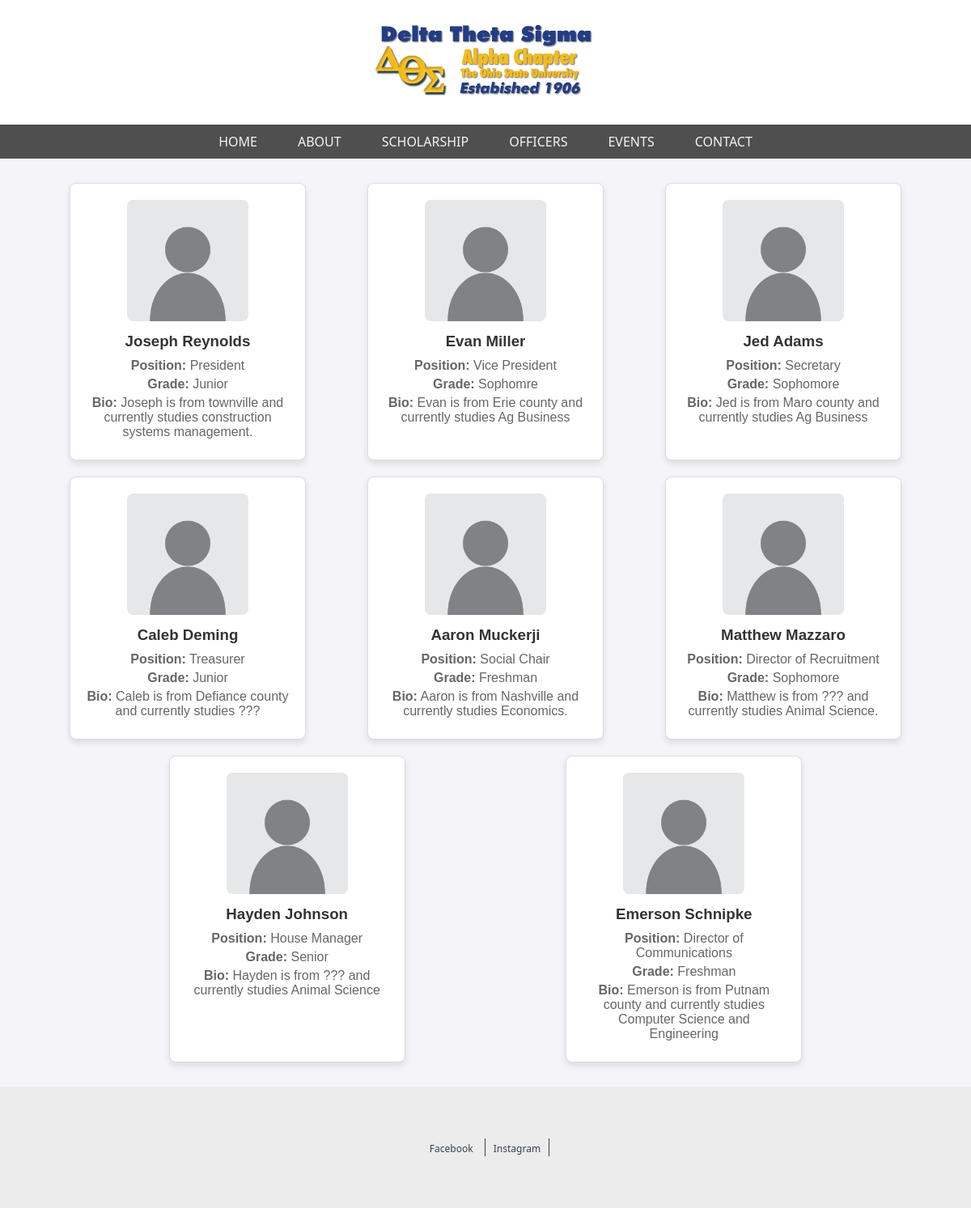
Page /officers.php on the earlier database version.
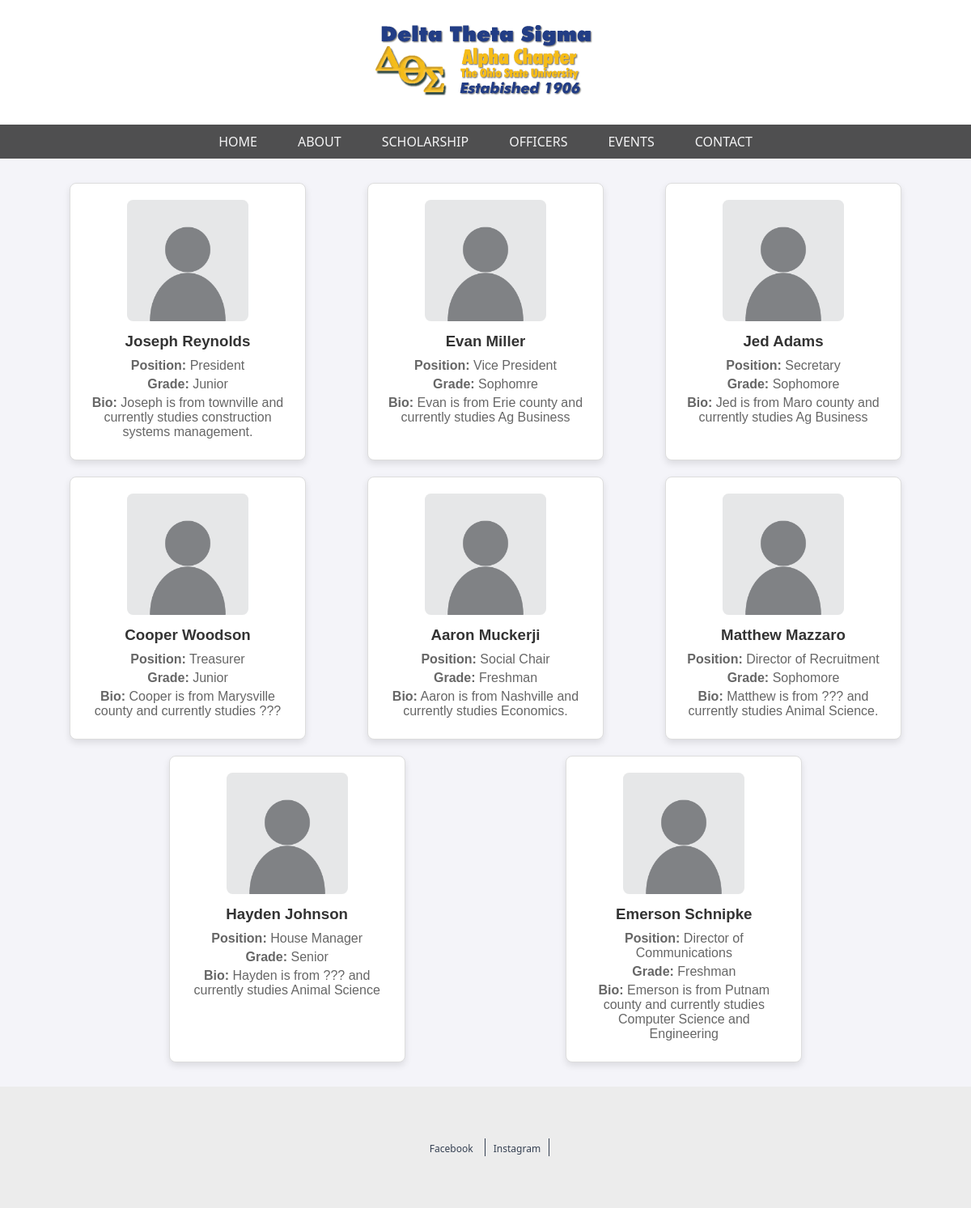
Same page on the later database version.
### tables this page shows
CREATE TABLE `officers` (
  `id` int(11) NOT NULL,
  `name` varchar(255) NOT NULL,
  `position` varchar(255) NOT NULL,
  `bio` text DEFAULT NULL,
  `image` varchar(512) DEFAULT NULL,
  `grade` varchar(50) DEFAULT NULL
);

### officers.php (the view, shortened to what this page needs)
<?php
$servername = "localhost";
$username = "root";
$password = "";
$dbname = "dts";
$conn = new mysqli($servername, $username, $password, $dbname);
$sql = "SELECT name, position, grade, bio, image FROM officers";
$result = $conn->query($sql);
?>
<?php
    include_once "quick/header.php";
?>
    <div class="container">
        <?php
        if ($result->num_rows > 0) {
            while($row = $result->fetch_assoc()) {
                echo '<div class="card">';
                if (!empty($row['image'])) {
                    echo '<img src="' . htmlspecialchars($row['image']) . '" alt="Officer Image">';
                } else {
                    echo '<img src="images/default.jpg" alt="Default Image">';
                }
                echo '<h3>' . htmlspecialchars($row['name']) . '</h3>';
                echo '<p><strong>Position:</strong> ' . htmlspecialchars($row['position']) . '</p>';
                echo '<p><strong>Grade:</strong> ' . htmlspecialchars($row['grade']) . '</p>';
                echo '<p><strong>Bio:</strong> ' . nl2br(htmlspecialchars($row['bio'])) . '</p>';
                echo '</div>';
            }
        } else {
            echo "<p>No officers found.</p>";
        }
        ?>
    </div>
    <?php
    include_once "quick/footer.php";
    ?>

### quick/header.php
<?php
echo '<!DOCTYPE html>
<html>
  <head>
    <title>'.$name.'</title>
    <link rel="stylesheet" href="includes/header_style.css">
    <link href="/images/crest.png" rel="shortcut icon" type="image/vnd.microsoft.icon" />
    <meta charset="UTF-8">    <meta name="description" content="Personal Webpage">
    <meta name="keywords" content="Emerson, Schnipke">
    <meta name="author" content="Emerson Schnipke">
    <meta name="viewport" content="width=device-width, initial-scale=1.0">
  </head>
  <body>
    <div class="footer-fixer">
    <header>
      <a class="logo" href="index.php">
        <img src="images/DTS_Logo.png"/>
      </a>
      <a class="hamburger" onclick="navFunction()"><img src="images/hamburger.png"></a>
    </header>
<div class="head-nav">
      <nav>
        <ul class="horizontal-nav">
          <li> <a class="navbar-item" href="index.php">HOME</a> </li>
          <li> <a class="navbar-item" href="about.php">ABOUT</a> </li>
          <li> <a class="navbar-item" href="scholar.php">SCHOLARSHIP</a> </li>
          <li> <a class="navbar-item" href="officers.php">OFFICERS</a> </li>
          <li> <a class="navbar-item" href="events.php">EVENTS</a> </li>
          <li> <a class="navbar-item" href="contact.php">CONTACT</a> </li>
        </ul>
      </nav>
    <ul class="verticle-nav" id="vnav">
      <li> <a class="verticle-navbar-item" href="index.php">HOME</a> </li>
      <li> <a class="verticle-navbar-item" href="about.php">ABOUT</a> </li>
      <li> <a class="verticle-navbar-item" href="scholar.php">SCHOLARSHIP</a> </li>
      <li> <a class="verticle-navbar-item" href="officers.php">OFFICERS</a> </li>
      <li> <a class="verticle-navbar-item" href="events.php">EVENTS</a> </li>
      <li> <a class="verticle-navbar-item" href="contact.php">CONTACT</a> </li>
    </ul>
    </div>
    <script>
      function navFunction() {
        var x = document.getElementById("vnav");
        if (x.className === "verticle-nav") {
          x.className += " responsive";
        } else {
          x.className = "verticle-nav";
        }
      }
    </script>
';

### quick/footer.php
<?php
echo "
<link rel='stylesheet' href='includes/footer_style.css'>
<div class='spacer'>
<footer>
  <ul>
    <li> <a href='https://www.facebook.com/dtsalpha/' target='_blank' class='footer-link'>Facebook</a> </li>
    <li> <a href='https://www.instagram.com/dts_alpha_osu/?hl=en' target='_blank' class='footer-link'>Instagram</a> </li>
  </ul>
</footer>
</div>
</div>
</body>
</html>
";

### includes/header_style.css (style rules this page uses)
* { margin: 0; padding: 0; }
body { background-color: hsl(0, 0%, 96%); font-family:'Segoe UI', Tahoma, Geneva, Verdana, sans-serif }
header a { text-decoration: none; color: hsl(0, 0%, 96%); }
.head-nav { position: sticky; top: 0; }
.logo { margin: auto; }
header { display: flex; width: 100%; justify-content: space-between; align-items: center; padding-top: 30px; padding-bottom: 30px; background-color: white; transition: 0.4s; }
.horizontal-nav { width: 100%; height: 100%; display: flex; justify-content: center; border: none; background-color: hsl(0, 0%, 15%); opacity: .8; list-style-type: none; }
.horizontal-nav li { padding-left: 25px; padding-right: 25px; border: none; text-decoration: none; transition: all 0.3s ease 0s; }
.horizontal-nav li a { display: block; width: 100%; height: 100%; padding: 10px 0 10px 0; text-align: center; color: whitesmoke; text-decoration: none; }
.footer-fixer { display: flex; flex-direction: column; min-height: 100vh; }
.spacer { width: 100%; flex-grow: 1; min-height: 150px; position: relative; }

### includes/footer_style.css (style rules this page uses)
footer { display:flex; background-color: rgb(236, 236, 236); position: absolute; bottom: 0; height: 150px; width: 100%; justify-content:center; align-items:center; }
footer ul { margin: 0px; padding:0; }
footer li { list-style-type: none; line-height: 9px; height: 11px; border-right: 1px solid #354052; padding: 0px 10px; display:inline; }
footer li a { text-decoration: none; color: #354052; font-size: 12px; }
.footer-link { transition: all 0.3s ease 0s; }

### officers.php (style rules this page uses)
body { background-color: #f4f4f9; }
.container { font-family: Arial, sans-serif; display: flex; flex-wrap: wrap; justify-content: space-evenly; padding: 20px; }
.card { background-color: #fff; border: 1px solid #ddd; border-radius: 8px; width: 250px; margin: 10px; padding: 20px; box-shadow: 0 4px 8px rgba(0, 0, 0, 0.1); transition: transform 0.3s ease-in-out; text-align: center; }
.card img { width: 150px; border-radius: 5%; margin-bottom: 10px; }
.card h3 { color: #333; margin-bottom: 10px; }
.card p { margin: 5px 0; color: #666; }

Differences in the rows shown:
changed officers "Treasurer": name "Caleb Deming" → "Cooper Woodson"; bio "Caleb is from Defiance county and currently studies ???" → "Cooper is from Marysville county and currently studies ???"
